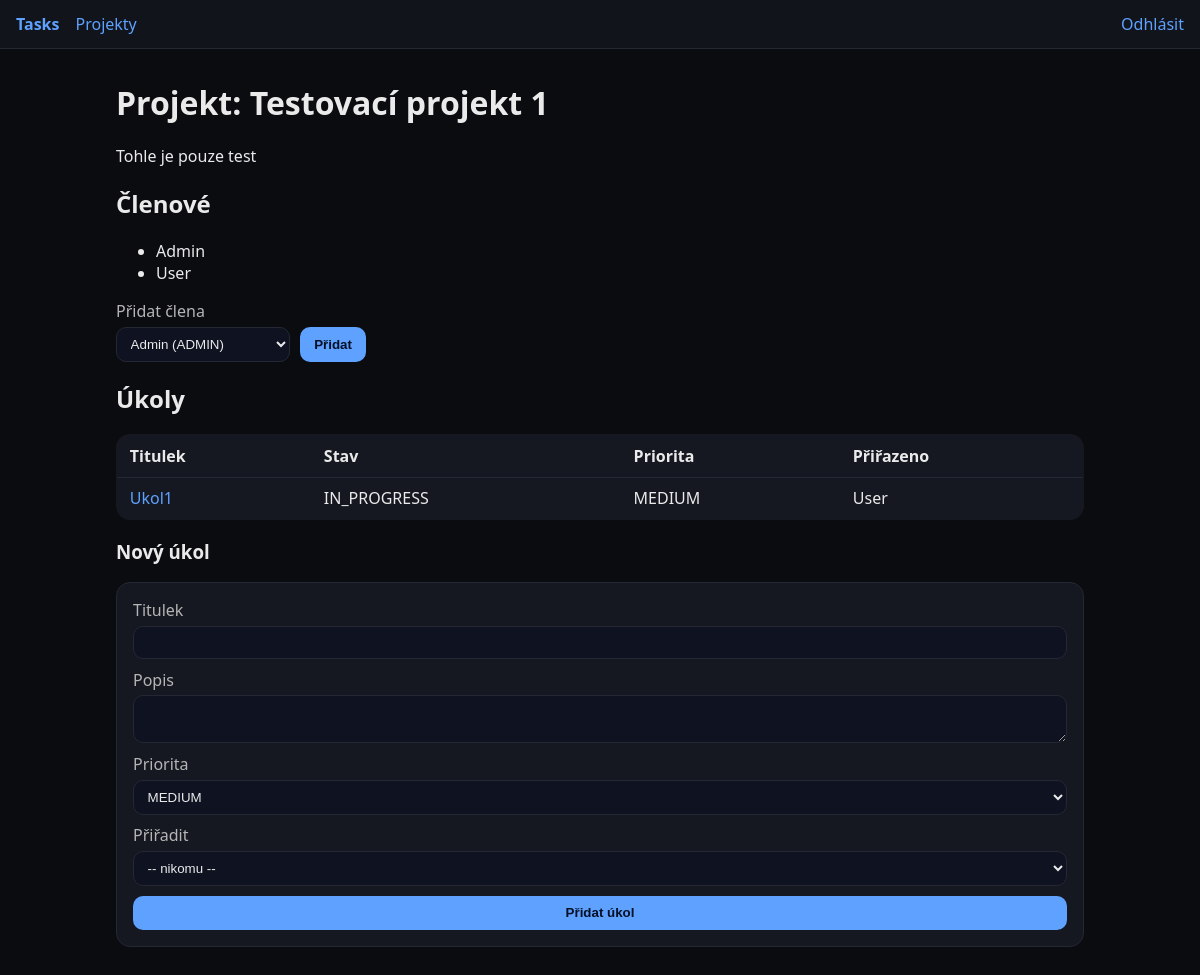
The page /projects/1 (signed in) on the database as committed earlier.
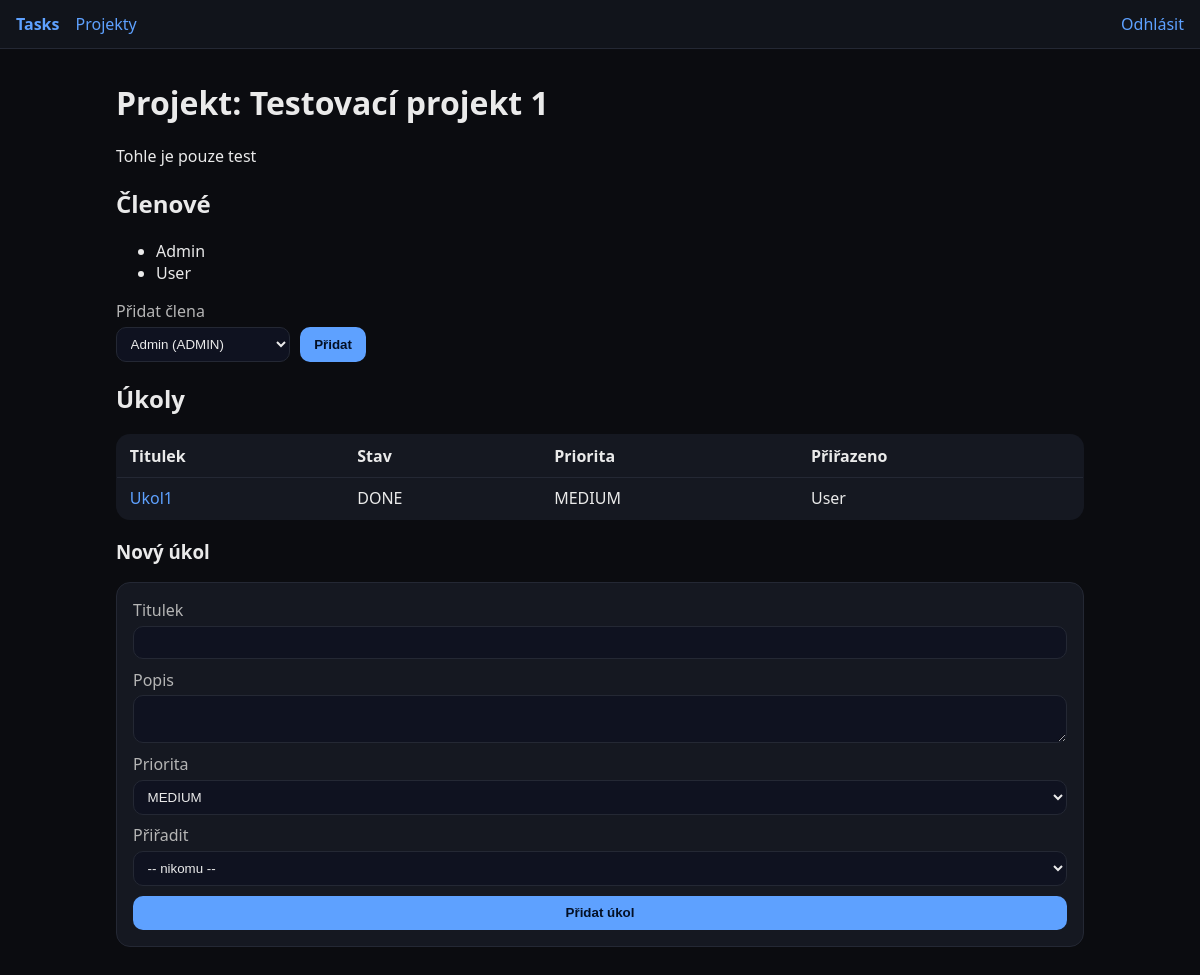
The same page on the database as committed later.
### app/models.py (models this page shows)
class Task(Base):
    __tablename__ = "tasks"
    id: Mapped[int] = mapped_column(Integer, primary_key=True)
    project_id: Mapped[int] = mapped_column(ForeignKey("projects.id"))
    assignee_id: Mapped[Optional[int]] = mapped_column(ForeignKey("users.id"), nullable=True)
    title: Mapped[str] = mapped_column(String)
    description: Mapped[str] = mapped_column(Text, default="")
    priority: Mapped[str] = mapped_column(String, default="MEDIUM")
    status: Mapped[str] = mapped_column(String, default="TODO")
    deadline: Mapped[Optional[date]] = mapped_column(Date, nullable=True)
    created_at: Mapped[datetime] = mapped_column(DateTime, default=func.now())
    updated_at: Mapped[datetime] = mapped_column(DateTime, default=func.now(), onupdate=func.now())
    project = relationship("Project", back_populates="tasks")
    assignee = relationship("User", back_populates="tasks")
    comments = relationship("Comment", back_populates="task", cascade="all, delete-orphan")

class User(Base):
    __tablename__ = "users"
    id: Mapped[int] = mapped_column(Integer, primary_key=True, index=True)
    email: Mapped[str] = mapped_column(String, unique=True, index=True)
    password_hash: Mapped[str] = mapped_column(String)
    full_name: Mapped[str] = mapped_column(String, default="")
    role: Mapped[str] = mapped_column(String, default="USER")
    created_at: Mapped[datetime] = mapped_column(DateTime, default=func.now())
    tasks = relationship("Task", back_populates="assignee")

### app/routers/projects.py (the view)
@router.get("/{project_id}", response_class=HTMLResponse)
def project_detail(project_id: int, request: Request, db: Session = Depends(get_db), user: User = Depends(current_user)):
    project = db.get(Project, project_id)
    if not project:
        return RedirectResponse(url="/projects", status_code=303)
    members = db.query(ProjectMember).filter_by(project_id=project_id).all()
    tasks = db.query(Task).filter_by(project_id=project_id).all()
    users = db.query(User).all()
    return templates.TemplateResponse("projects/detail.html", {"request": request, "project": project, "members": members, "tasks": tasks, "users": users})

### templates/projects/detail.html (shortened to what this page needs)
{% extends 'base.html' %}
{% block content %}
<h1>Projekt: {{ project.name }}</h1>
<p>{{ project.description }}</p>
<h2>Členové</h2>
<ul>
  {% for m in members %}
    <li>{{ m.user.full_name or m.user.email }}</li>
  {% endfor %}
</ul>
<form method="post" action="/projects/{{project.id}}/members" class="form inline">
  <label>Přidat člena
    <select name="user_id">
      {% for u in users %}
        <option value="{{u.id}}">{{u.full_name or u.email}} ({{u.role}})</option>
      {% endfor %}
    </select>
  </label>
  <button type="submit">Přidat</button>
</form>
<h2>Úkoly</h2>
<table class="table">
  <thead><tr><th>Titulek</th><th>Stav</th><th>Priorita</th><th>Přiřazeno</th></tr></thead>
  <tbody>
  {% for t in tasks %}
    <tr>
      <td><a href="/tasks/{{t.id}}">{{ t.title }}</a></td>
      <td>{{ t.status }}</td>
      <td>{{ t.priority }}</td>
      <td>{{ t.assignee.full_name if t.assignee else "-" }}</td>
    </tr>
  {% else %}
    <tr><td colspan="4">Žádné úkoly</td></tr>
  {% endfor %}
  </tbody>
</table>
<h3>Nový úkol</h3>
<form method="post" action="/projects/{{project.id}}/tasks" class="form">
  <label>Titulek <input name="title" required></label>
  <label>Popis <textarea name="description"></textarea></label>
  <label>Priorita
    <select name="priority">
      <option>LOW</option><option selected>MEDIUM</option><option>HIGH</option>
    </select>
  </label>
  <label>Přiřadit
    <select name="assignee_id">
      <option value="">-- nikomu --</option>
    </select>
  </label>
  <button type="submit">Přidat úkol</button>
</form>
{% endblock %}

Rows that differ between the two databases and show on the page:
changed Task "Ukol1": status "IN_PROGRESS" → "DONE"
